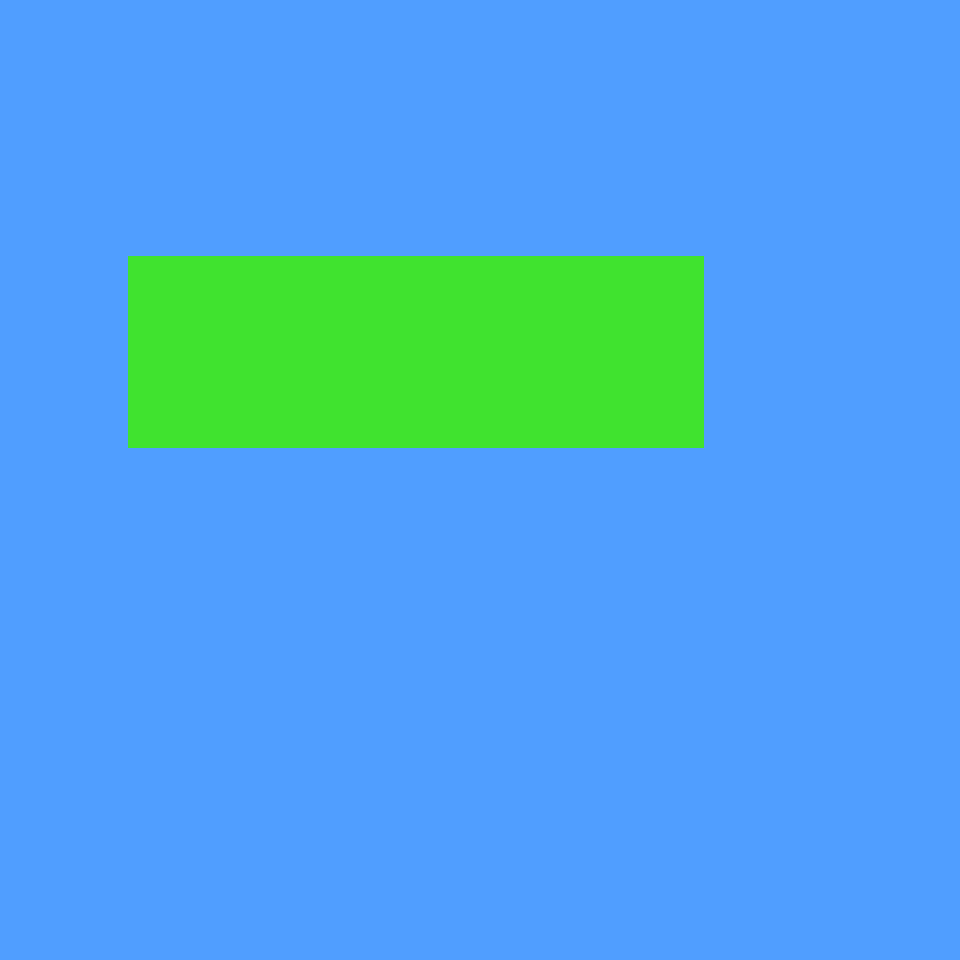

Rendered tile map (Tiled .tmx) drawn with the repository's tilesets; below, a short description and the full map source, tile grids included:
An orthogonal 30x30 tile map with 32x32 px tiles, 1 tile layer (Tile Layer 1) and 5 objects (start, scaleFloor, exit, floor, wall).

<map version="1.0" orientation="orthogonal" renderorder="right-down" width="30" height="30" tilewidth="32" tileheight="32" nextobjectid="7">
 <tileset firstgid="1" name="block_tileset" tilewidth="32" tileheight="32" tilecount="9" columns="3">
  <image source="../../images/block_tileset.png" width="96" height="96" />
 </tileset>
 <layer name="Tile Layer 1" width="30" height="30">
  <data encoding="csv">
1,1,1,1,1,1,1,1,1,1,1,1,1,1,1,1,1,1,1,1,1,1,1,1,1,1,1,1,1,1,
1,1,1,1,1,1,1,1,1,1,1,1,1,1,1,1,1,1,1,1,1,1,1,1,1,1,1,1,1,1,
1,1,1,1,1,1,1,1,1,1,1,1,1,1,1,1,1,1,1,1,1,1,1,1,1,1,1,1,1,1,
1,1,1,1,1,1,1,1,1,1,1,1,1,1,1,1,1,1,1,1,1,1,1,1,1,1,1,1,1,1,
1,1,1,1,1,1,1,1,1,1,1,1,1,1,1,1,1,1,1,1,1,1,1,1,1,1,1,1,1,1,
1,1,1,1,1,1,1,1,1,1,1,1,1,1,1,1,1,1,1,1,1,1,1,1,1,1,1,1,1,1,
1,1,1,1,1,1,1,1,1,1,1,1,1,1,1,1,1,1,1,1,1,1,1,1,1,1,1,1,1,1,
1,1,1,1,1,1,1,1,1,1,1,1,1,1,1,1,1,1,1,1,1,1,1,1,1,1,1,1,1,1,
1,1,1,1,3,3,3,3,3,3,3,3,3,3,3,3,3,3,3,3,3,3,1,1,1,1,1,1,1,1,
1,1,1,1,3,3,3,3,3,3,3,3,3,3,3,3,3,3,3,3,3,3,1,1,1,1,1,1,1,1,
1,1,1,1,3,3,3,3,3,3,3,3,3,3,3,3,3,3,3,3,3,3,1,1,1,1,1,1,1,1,
1,1,1,1,3,3,3,3,3,3,3,3,3,3,3,3,3,3,3,3,3,3,1,1,1,1,1,1,1,1,
1,1,1,1,3,3,3,3,3,3,3,3,3,3,3,3,3,3,3,3,3,3,1,1,1,1,1,1,1,1,
1,1,1,1,3,3,3,3,3,3,3,3,3,3,3,3,3,3,3,3,3,3,1,1,1,1,1,1,1,1,
1,1,1,1,1,1,1,1,1,1,1,1,1,1,1,1,1,1,1,1,1,1,1,1,1,1,1,1,1,1,
1,1,1,1,1,1,1,1,1,1,1,1,1,1,1,1,1,1,1,1,1,1,1,1,1,1,1,1,1,1,
1,1,1,1,1,1,1,1,1,1,1,1,1,1,1,1,1,1,1,1,1,1,1,1,1,1,1,1,1,1,
1,1,1,1,1,1,1,1,1,1,1,1,1,1,1,1,1,1,1,1,1,1,1,1,1,1,1,1,1,1,
1,1,1,1,1,1,1,1,1,1,1,1,1,1,1,1,1,1,1,1,1,1,1,1,1,1,1,1,1,1,
1,1,1,1,1,1,1,1,1,1,1,1,1,1,1,1,1,1,1,1,1,1,1,1,1,1,1,1,1,1,
1,1,1,1,1,1,1,1,1,1,1,1,1,1,1,1,1,1,1,1,1,1,1,1,1,1,1,1,1,1,
1,1,1,1,1,1,1,1,1,1,1,1,1,1,1,1,1,1,1,1,1,1,1,1,1,1,1,1,1,1,
1,1,1,1,1,1,1,1,1,1,1,1,1,1,1,1,1,1,1,1,1,1,1,1,1,1,1,1,1,1,
1,1,1,1,1,1,1,1,1,1,1,1,1,1,1,1,1,1,1,1,1,1,1,1,1,1,1,1,1,1,
1,1,1,1,1,1,1,1,1,1,1,1,1,1,1,1,1,1,1,1,1,1,1,1,1,1,1,1,1,1,
1,1,1,1,1,1,1,1,1,1,1,1,1,1,1,1,1,1,1,1,1,1,1,1,1,1,1,1,1,1,
1,1,1,1,1,1,1,1,1,1,1,1,1,1,1,1,1,1,1,1,1,1,1,1,1,1,1,1,1,1,
1,1,1,1,1,1,1,1,1,1,1,1,1,1,1,1,1,1,1,1,1,1,1,1,1,1,1,1,1,1,
1,1,1,1,1,1,1,1,1,1,1,1,1,1,1,1,1,1,1,1,1,1,1,1,1,1,1,1,1,1,
1,1,1,1,1,1,1,1,1,1,1,1,1,1,1,1,1,1,1,1,1,1,1,1,1,1,1,1,1,1
</data>
 </layer>
 <objectgroup name="Locations">
  <object id="1" name="start" x="404" y="337" width="29" height="27" />
 </objectgroup>
 <objectgroup name="ScaleFloors">
  <object id="6" name="scaleFloor" x="620" y="331" width="43" height="41" />
 </objectgroup>
 <objectgroup name="Exits">
  <object id="3" name="exit" x="228" y="320" width="63" height="64">
   <properties>
    <property name="scale" type="int" value="1" />
   </properties>
  </object>
 </objectgroup>
 <objectgroup name="Floors">
  <object id="4" name="floor" x="128" y="256" width="574" height="192" />
 </objectgroup>
 <objectgroup name="Walls">
  <object id="2" name="wall" x="361" y="256" width="26" height="192">
   <properties>
    <property name="notScalable" type="bool" value="false" />
   </properties>
  </object>
 </objectgroup>
</map>
